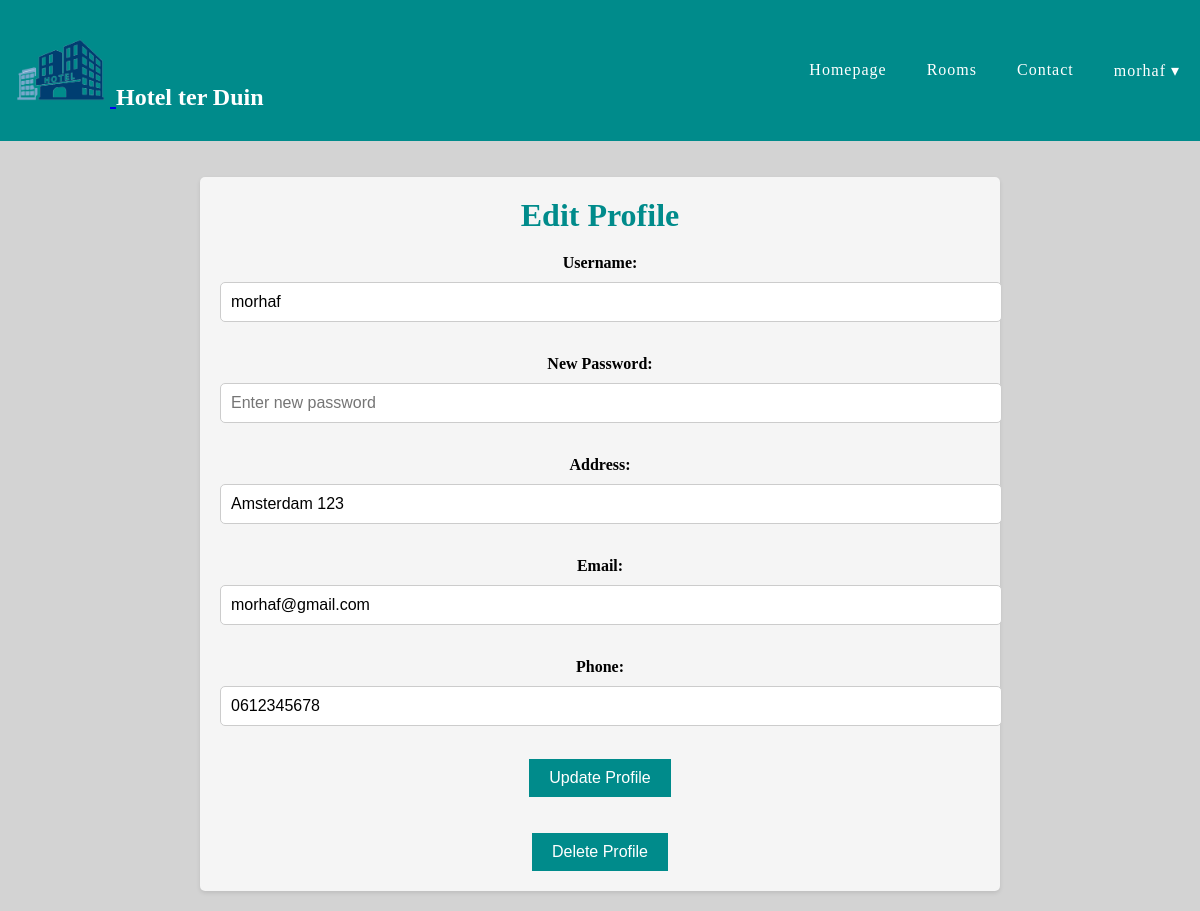
Before: /hotelterduin/php/clientside/gegevens.php (signed in) with the older database file.
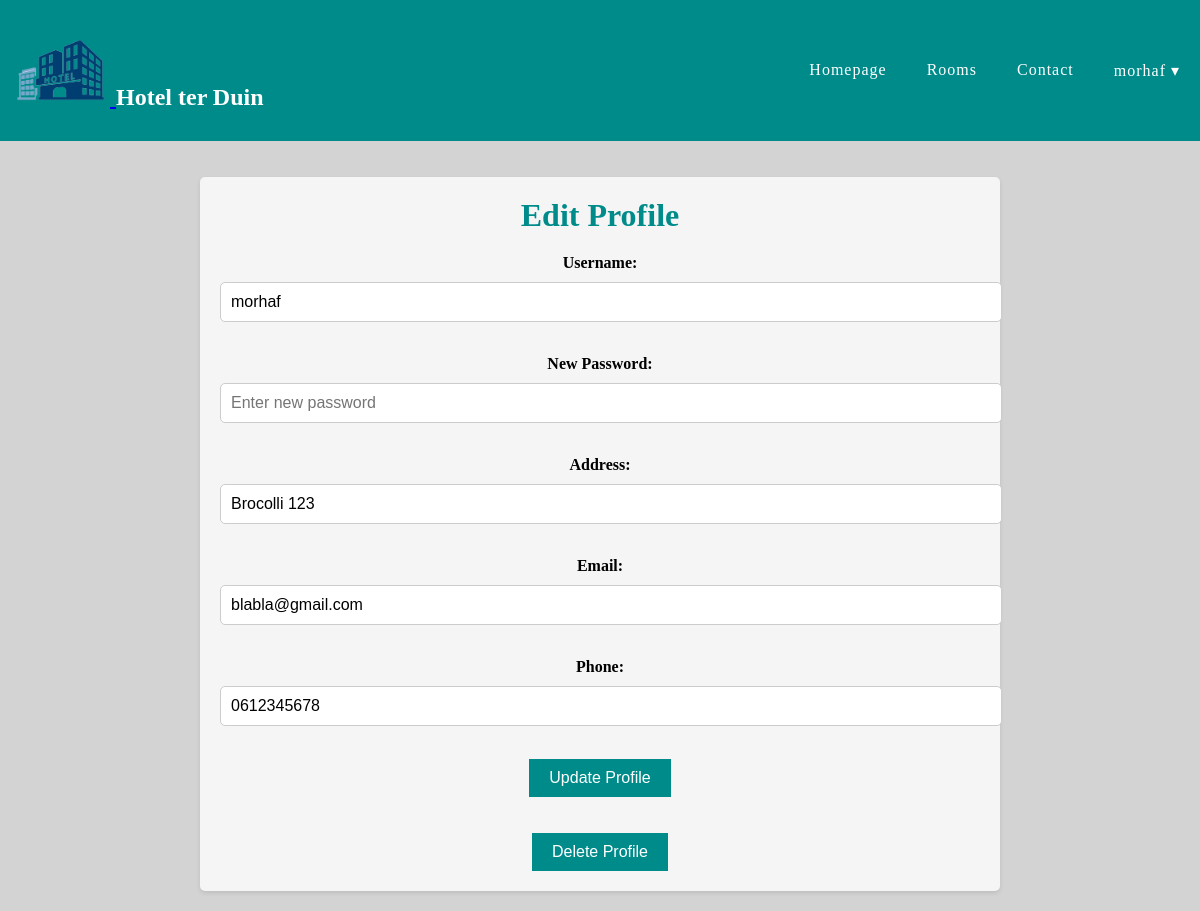
After: the same page with the newer database file.
### tables this page shows
CREATE TABLE `users` (
  `user_id` int(11) NOT NULL,
  `username` varchar(50) NOT NULL,
  `password` varchar(50) NOT NULL,
  `role` varchar(20) NOT NULL,
  `address` varchar(100) NOT NULL,
  `email` varchar(100) NOT NULL,
  `phone` varchar(20) NOT NULL
);

### hotelterduin/php/clientside/gegevens.php (the view, shortened to what this page needs)
<?php
$db = new Db();
$PDO = $db->getPDO();
$username = $_SESSION['username'];
$sql = "SELECT * FROM users WHERE username = :username";
$stmt = $PDO->prepare($sql);
$stmt->bindParam(':username', $username);
$stmt->execute();
$user = $stmt->fetch(PDO::FETCH_ASSOC);
?>
<!DOCTYPE html>
<html>
<head>
    <link rel="stylesheet" href="../../css/style.css">
    <link rel="stylesheet" href="../../css/navbar.css">
    <link rel="stylesheet" href="../../css/gegevens.css">
</head>
<body>
    <header>
        <?php include '../../templates/navbar.php'; ?>
    </header>
    <br><br>
    <div class="container">
        <div class="profile-form">
            <h1>Edit Profile</h1>
            <form action="" method="post">
                <label for="username">Username:</label>
                <input type="text" id="username" name="username" value="<?php echo $user['username']; ?>" required>
                <br><br>
                <label for="password">New Password:</label>
                <input type="password" id="password" name="password" placeholder="Enter new password" required>
                <br><br>
                <label for="address">Address:</label>
                <input type="text" id="address" name="address" value="<?php echo $user['address']; ?>" required>
                <br><br>
                <label for="email">Email:</label>
                <input type="email" id="email" name="email" value="<?php echo $user['email']; ?>" required>
                <br><br>
                <label for="phone">Phone:</label>
                <input type="text" id="phone" name="phone" value="<?php echo $user['phone']; ?>" required>
                <br><br>
                <input type="submit" name="submit" value="Update Profile">
            </form>
            <br><br>
            <form action="delete.php" method="post">
                <input type="submit" name="submit" value="Delete Profile">
            </form>
        </div>
    </div>
</body>
</html>

Changed rows visible on the page:
changed users "morhaf": address "Amsterdam 123" → "Brocolli 123"; email "morhaf@gmail.com" → "blabla@gmail.com"
